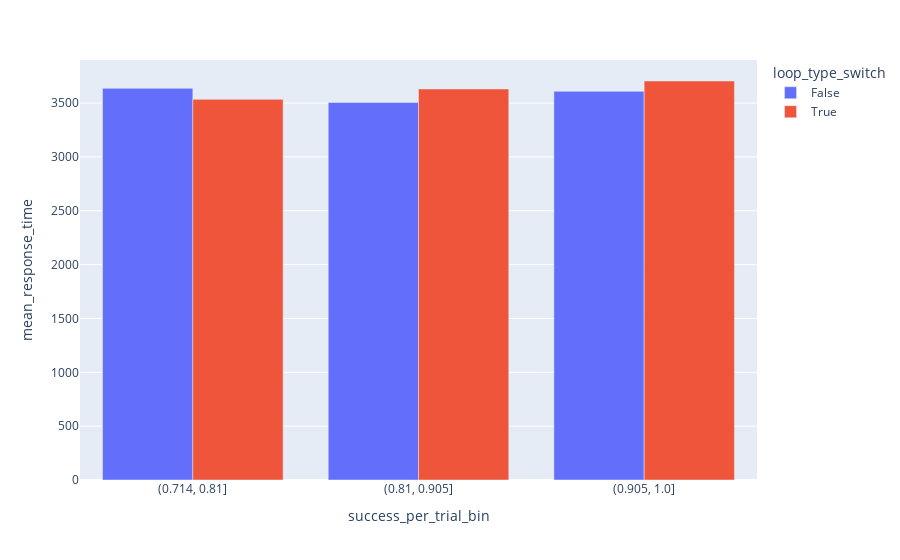

Here is the notebook cell this chart was saved with:
### Code cell
px.bar(switching_diff_per_trial_success.reset_index(), x='success_per_trial_bin', y='mean_response_time', color='loop_type_switch', barmode='group')

### Figure 1 — Plotly figure (JSON) as saved in the notebook; plotly's stock layout.template omitted (floating-point values rounded to 4 significant figures)
{"data": [{"alignmentgroup": "True", "hovertemplate": "loop_type_switch=False<br>success_per_trial_bin=%{x}<br>mean_response_time=%{y}<extra></extra>", "legendgroup": "False", "marker": {"color": "#636efa", "pattern": {"shape": ""}}, "name": "False", "offsetgroup": "False", "orientation": "v", "showlegend": true, "textposition": "auto", "type": "bar", "x": ["(0.714, 0.81]", "(0.81, 0.905]", "(0.905, 1.0]"], "xaxis": "x", "y": [3637.0, 3506.0, 3609.0], "yaxis": "y"}, {"alignmentgroup": "True", "hovertemplate": "loop_type_switch=True<br>success_per_trial_bin=%{x}<br>mean_response_time=%{y}<extra></extra>", "legendgroup": "True", "marker": {"color": "#EF553B", "pattern": {"shape": ""}}, "name": "True", "offsetgroup": "True", "orientation": "v", "showlegend": true, "textposition": "auto", "type": "bar", "x": ["(0.714, 0.81]", "(0.81, 0.905]", "(0.905, 1.0]"], "xaxis": "x", "y": [3535.0, 3631.0, 3705.0], "yaxis": "y"}], "layout": {"barmode": "group", "legend": {"title": {"text": "loop_type_switch"}, "tracegroupgap": 0}, "margin": {"t": 60}, "xaxis": {"anchor": "y", "domain": [0, 1], "title": {"text": "success_per_trial_bin"}}, "yaxis": {"anchor": "x", "domain": [0, 1], "title": {"text": "mean_response_time"}}}}
